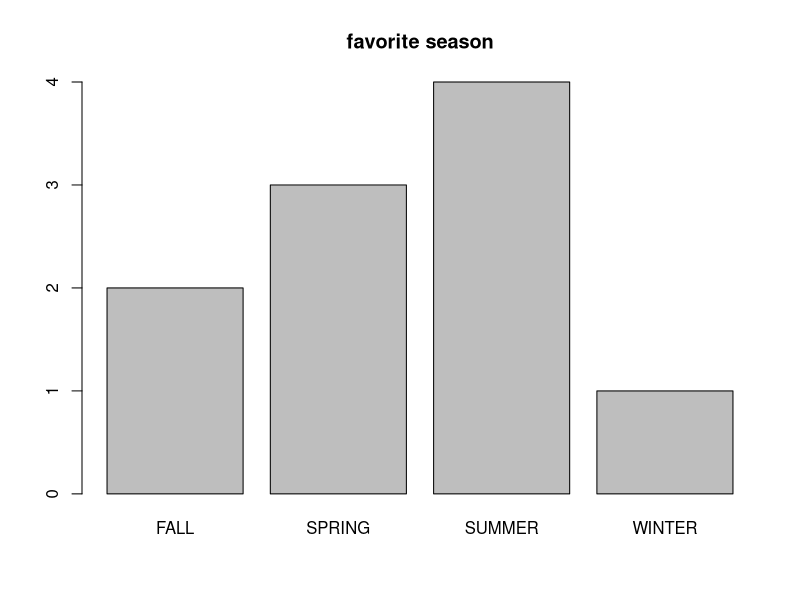
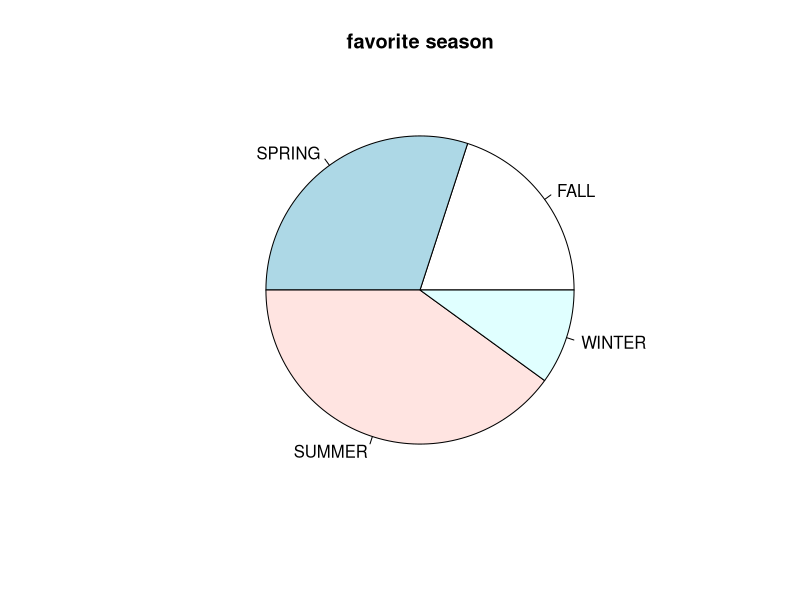
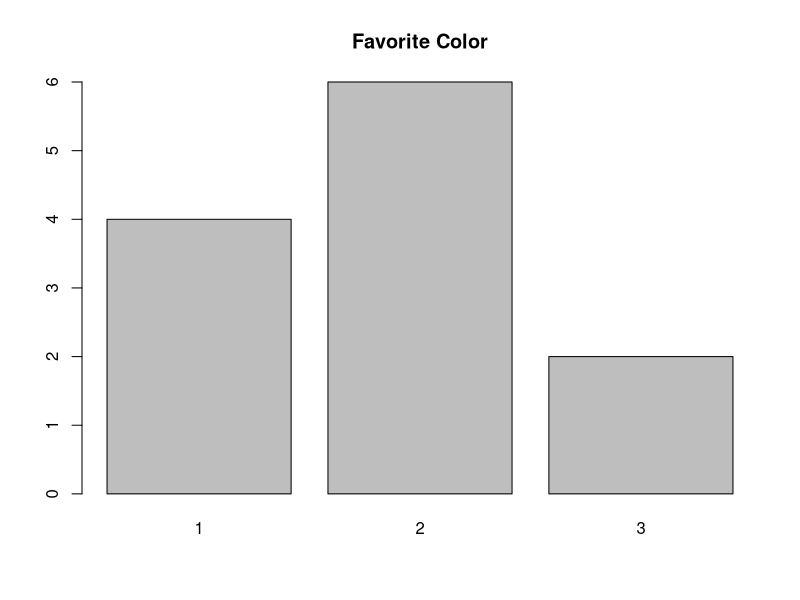
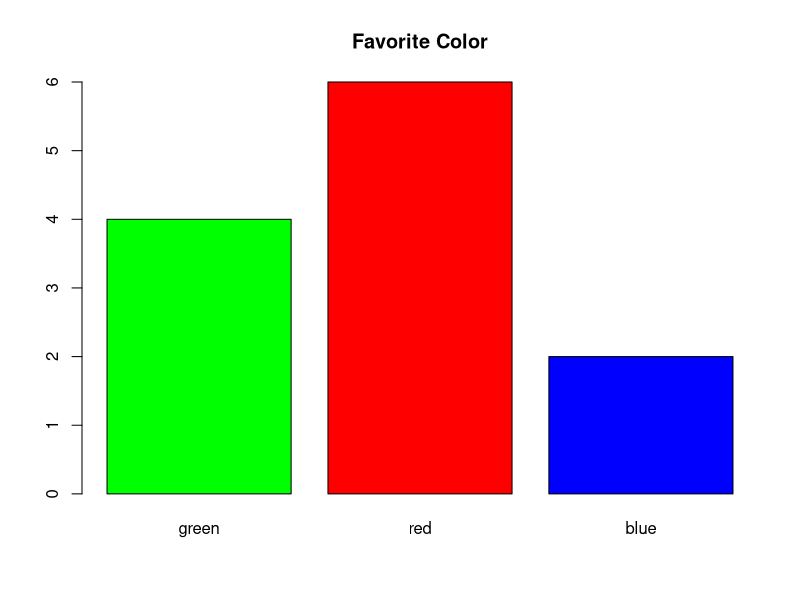
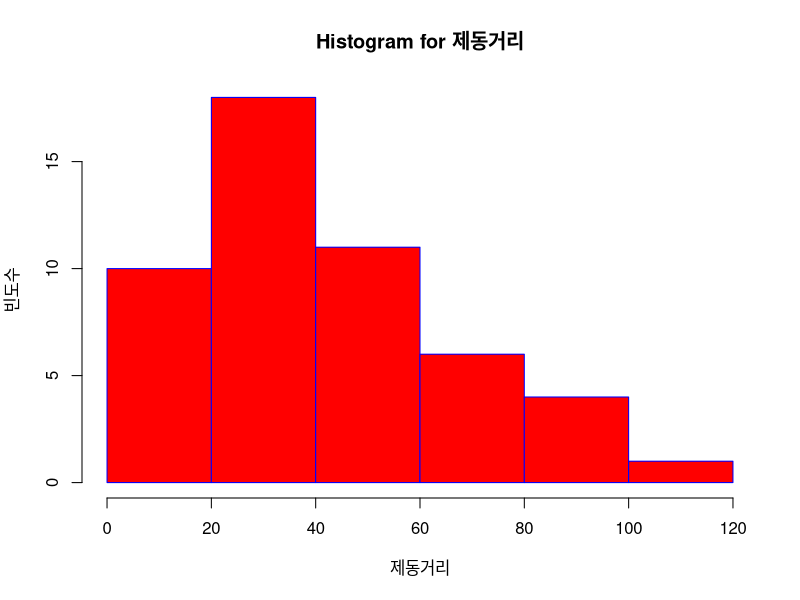

Generate these figures, in order, with R:
favorite <- c('WINTER','SUMMER','SPRING','SUMMER','SUMMER','FALL','FALL','SUMMER','SPRING','SPRING')
favorite
table(favorite) # favorite에 통계를 내준다.
table(favorite)/ length(favorite) # 자료의 비율을 알려준다.


ds <- table(favorite)
ds
barplot(ds,main='favorite season')

pie(ds,main='favorite season')

favorite.color <-  c(2,3,2,1,1,2,2,1,3,2,1,2)
table(favorite.color)
ds1 <- table(favorite.color)
ds1
barplot(ds1,main = 'Favorite Color')
colors <- c('green','red','blue')
colors
names(ds1) <- colors
barplot(ds1,main = 'Favorite Color',col = colors)

#짝수일 경우 중앙 값 설정
a1 <- c(64,65)
a1
mean(a1)
median(a1)

# 절사평균 상위 n% , 하위 n%를 제외하고 중간에 있는 나머지 값으로 평균을 구한다.

weight <- c(60,62,64,65,68,69)
weight.heavy <-  c(weight,120)
weight
weight.heavy
mean(weight)
mean(weight.heavy)
median(weight)
median(weight.heavy)

mean(weight,trim = 0.2)
mean(weight.heavy,trim =0.2)

#4분위수
mydata <- c(60,62,64,65,68,69,120)
quantile(mydata)
quantile(mydata,(0:10)/10)
summary(mydata)

#산포
mydata <- c(60,62,64,65,68,69,120)
var(mydata) # 분산
sd(mydata)# 표준편차
range(mydata)
diff(range(mydata))
# 히스토그램

cars
dist <- cars[,2]
dist
hist(dist,main='Histogram for 제동거리',
     xlab = '제동거리',
     ylab = '빈도수',
     border = 'blue',
     col = 'red',
     breaks = 5)
